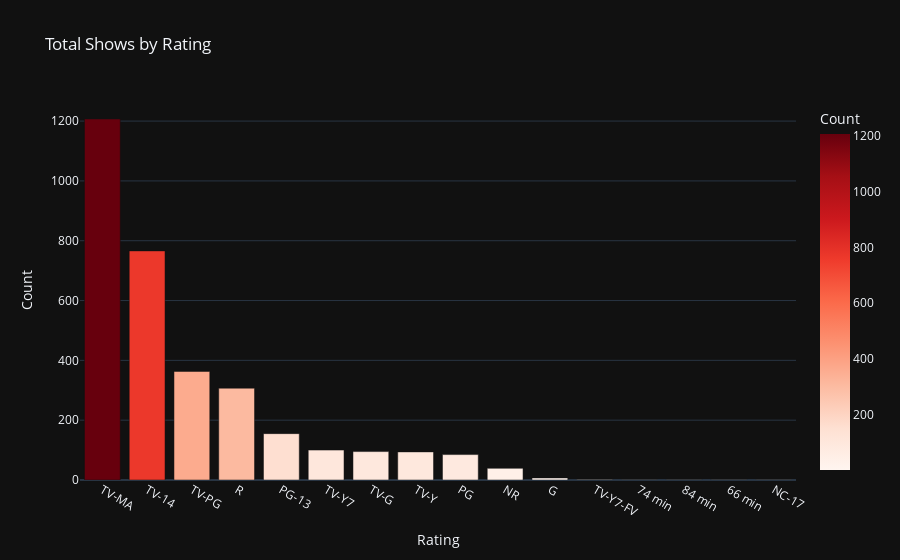

The notebook cell this image was saved under:
### Code cell
# Count the number of shows per rating
rating_counts = df_filtered['rating'].value_counts().reset_index()
rating_counts.columns = ['Rating', 'Count']
fig4 = px.bar(rating_counts, x='Rating', y='Count', title='Total Shows by Rating',
              color='Count', color_continuous_scale='reds')
fig4.update_layout(template='plotly_dark')
fig4.show()

### Figure 1 — Plotly figure (JSON) as saved in the notebook; plotly's stock layout.template omitted (floating-point values rounded to 4 significant figures)
{"data": [{"alignmentgroup": "True", "hovertemplate": "Rating=%{x}<br>Count=%{marker.color}<extra></extra>", "legendgroup": "", "marker": {"color": [1207, 766, 363, 307, 155, 100, 95, 94, 85, 39, 7, 2, 1, 1, 1, 1], "coloraxis": "coloraxis", "pattern": {"shape": ""}}, "name": "", "offsetgroup": "", "orientation": "v", "showlegend": false, "textposition": "auto", "type": "bar", "x": ["TV-MA", "TV-14", "TV-PG", "R", "PG-13", "TV-Y7", "TV-G", "TV-Y", "PG", "NR", "G", "TV-Y7-FV", "74 min", "84 min", "66 min", "NC-17"], "xaxis": "x", "y": [1207, 766, 363, 307, 155, 100, 95, 94, 85, 39, 7, 2, 1, 1, 1, 1], "yaxis": "y"}], "layout": {"barmode": "relative", "coloraxis": {"colorbar": {"title": {"text": "Count"}}, "colorscale": [[0, "rgb(255,245,240)"], [0.125, "rgb(254,224,210)"], [0.25, "rgb(252,187,161)"], [0.375, "rgb(252,146,114)"], [0.5, "rgb(251,106,74)"], [0.625, "rgb(239,59,44)"], [0.75, "rgb(203,24,29)"], [0.875, "rgb(165,15,21)"], [1, "rgb(103,0,13)"]]}, "legend": {"tracegroupgap": 0}, "title": {"text": "Total Shows by Rating"}, "xaxis": {"anchor": "y", "domain": [0, 1], "title": {"text": "Rating"}}, "yaxis": {"anchor": "x", "domain": [0, 1], "title": {"text": "Count"}}}}
